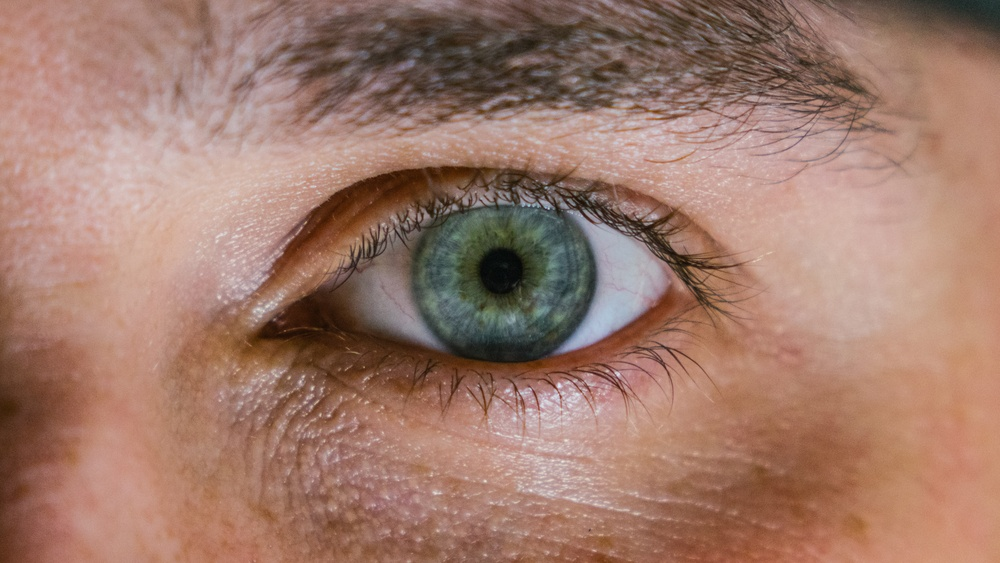
#> input picture images/colorful_eye1.jpg, 1000 x 563 px, shrunk from 4794 x 2697 before the run
$ jupyter execute sobel.ipynb   (shell and % lines are left out)
#> lines starting #> are read from the running program, lines starting #| are printed output that depends on the picture
# Lab N
### Morphology

Skimage morphology operators' documentation:
https://scikit-image.org/docs/dev/api/skimage.morphology.html

[cell 1]
import numpy as np
import skimage.io as io
import matplotlib.pyplot as plt
from skimage.color import rgb2gray
from skimage.morphology import binary_erosion, binary_dilation, binary_closing,skeletonize, thin
from skimage.measure import find_contours
from skimage.draw import rectangle
from skimage.filters import threshold_local
from scipy import fftpack
from scipy.signal import convolve2d
# Show the figures / plots inside the notebook

[cell 2]
def show_images(images,titles=None):
    #This function is used to show image(s) with titles by sending an array of images and an array of associated titles.
    # images[0] will be drawn with the title titles[0] if exists
    # You aren't required to understand this function, use it as-is.
    n_ims = len(images)
    if titles is None: titles = ['(%d)' % i for i in range(1,n_ims + 1)]
    fig = plt.figure()
    n = 1
    for image,title in zip(images,titles):
        a = fig.add_subplot(1,n_ims,n)
        if image.ndim == 2:
            plt.gray()
        plt.imshow(image)
        a.set_title(title)
        plt.axis('off')
        n += 1
    fig.set_size_inches(np.array(fig.get_size_inches()) * n_ims)
    plt.show()

[cell 3]
# This function applies a filter to an image in the frequency domain
# and plots multiple images describing the process
def apply_filter_in_freq(img, f):
    img_in_freq = fftpack.fft2(img)

    # we supply the img shape here to make both the filter and img have the same shape to be able to multiply
    filter_in_freq = fftpack.fft2(f, img.shape)
    filtered_img_in_freq = np.multiply(img_in_freq, filter_in_freq)
    filtered_img = fftpack.ifft2(filtered_img_in_freq)


    show_images([img,
                fftpack.fftshift(np.log(np.abs(img_in_freq)+1)), # log for better intensity scale,
                                                                 # shift to make zero freq at center
                fftpack.fftshift(np.log(np.abs(filter_in_freq)+1)),
                fftpack.fftshift(np.log(np.abs(filtered_img_in_freq)+1)),
                np.abs(filtered_img)
             ], ['Image', 'Image in Freq. Domain', 'Filter in Freq. Domain', 'Filtered Image in Freq. Domain', 'Filtered Image'])
    return  filtered_img

[cell 4]
img = io.imread('images/colorful_eye1.jpg')
#> img is the input picture: shape (563, 1000, 3); mean R, G, B 159.2, 122.3, 107.7
io.imshow(img)
io.show()
gray_img =rgb2gray(img)
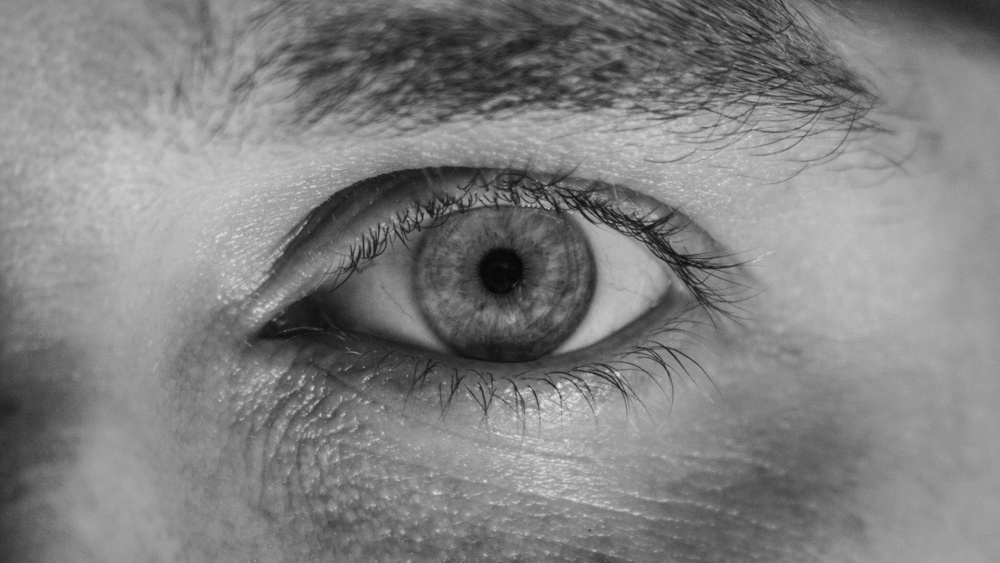
#> gray_img: shape (563, 1000) float64; min 0.0177, max 0.948, mean 0.506
# io.imshow(gray_img)
# io.show()

hy = np.array([
    [-1,-2,-1],
    [0,0,0],
    [1,2,1]
])

hx= np.array([
    [1,0,-1],
    [2,0,-2],
    [1,0,-1]
])
f=np.array([
    [1,2,1],
    [2,4,2],
    [1,2,1]
])

filtered_img=apply_filter_in_freq(gray_img, f)
#> in show_images, `n_ims = len(images)`: n_ims = 5
#> the loop in show_images, `for image,title in zip(images,titles):` made 5 passes
#> title on passes 1 to 5: 'Image', 'Image in Freq. Domain', 'Filter in Freq. Domain', 'Filtered Image in Freq. Domain', 'Filtered Image'
#> after the loop in show_images, `for image,title in zip(images,titles):`: n = 6
#> in show_images, `plt.show()`:
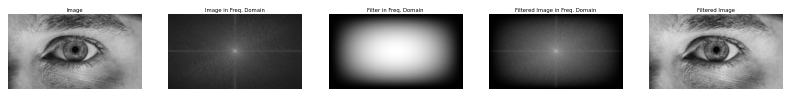
#> figure drawn by matplotlib, 5 panels


# show_images([filtered_img.astype(np.uint8)])


img_x = convolve2d( gray_img, hx)
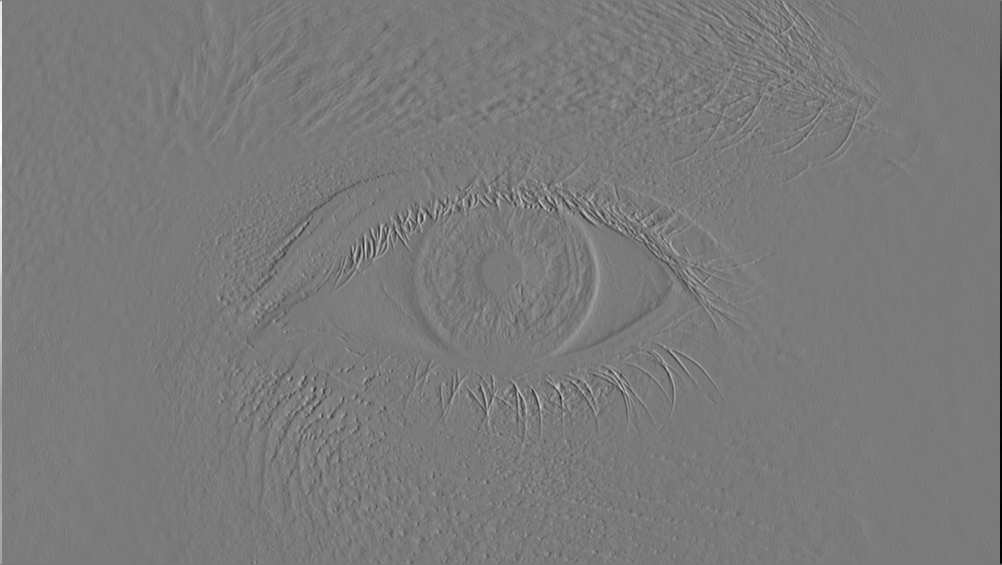
#> img_x: shape (565, 1002) float64; min -2.5, max 2.69, mean -1.88e-19; drawn with min black and max white
img_y = convolve2d(gray_img, hy)
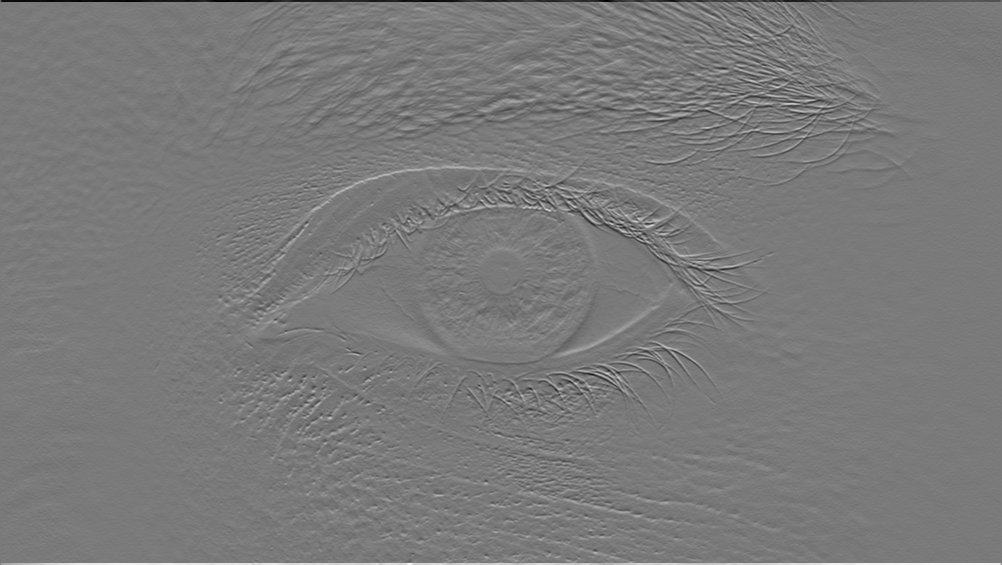
#> img_y: shape (565, 1002) float64; min -2.4, max 2.6, mean -2.41e-18; drawn with min black and max white

# [4 lines of commented-out code are left out]
gradient_magnitude = np.sqrt(np.square(img_x) + np.square(img_y))
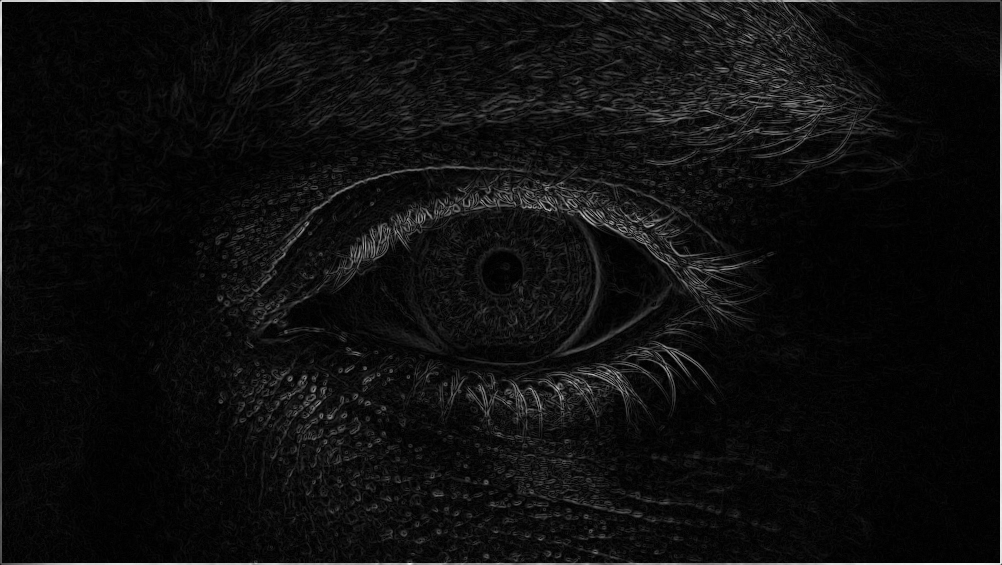
#> gradient_magnitude: shape (565, 1002) float64; min 0, max 2.69, mean 0.161; drawn with min black and max white

gradient_magnitude *= 255.0 / gradient_magnitude.max()
# io.imshow(gradient_magnitude)
# io.show()

show_images([img_x,img_y,gradient_magnitude],["hx","hy","Gradient magnitude"])
#> the loop in show_images (call 2), `for image,title in zip(images,titles):` made 3 passes

$ run again, with images/brown_eye.jpg copied over images/colorful_eye1.jpg
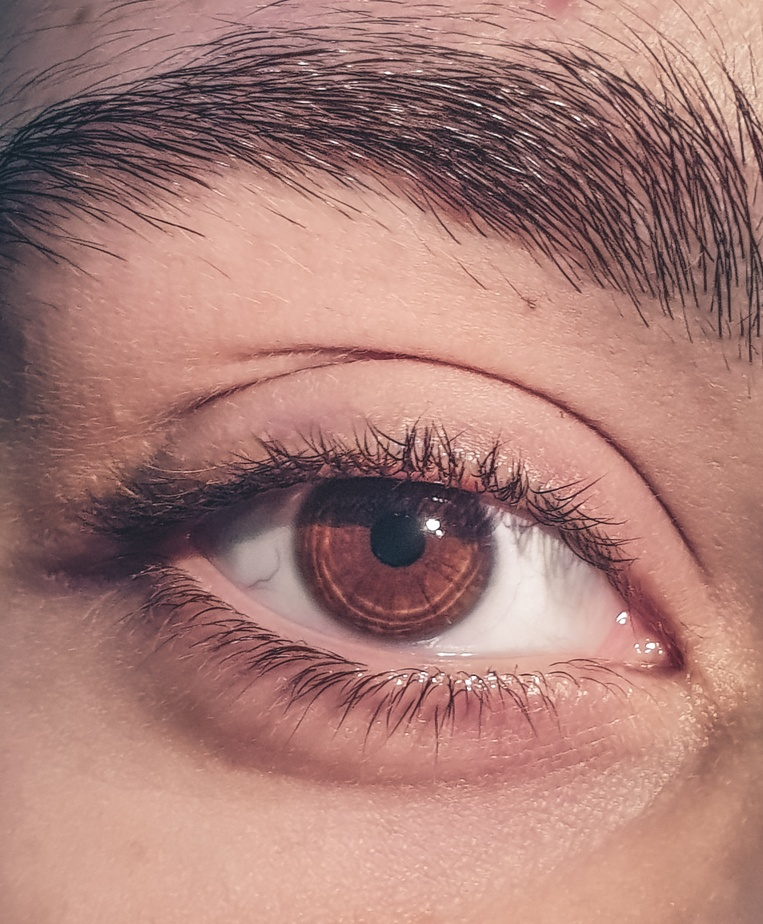
#> input picture images/brown_eye.jpg, 763 x 924 px, shrunk from 2247 x 2721 before the run
#> img is the input picture: shape (924, 763, 3); mean R, G, B 167.8, 125.1, 118.6
#> `gray_img =rgb2gray(img)`:
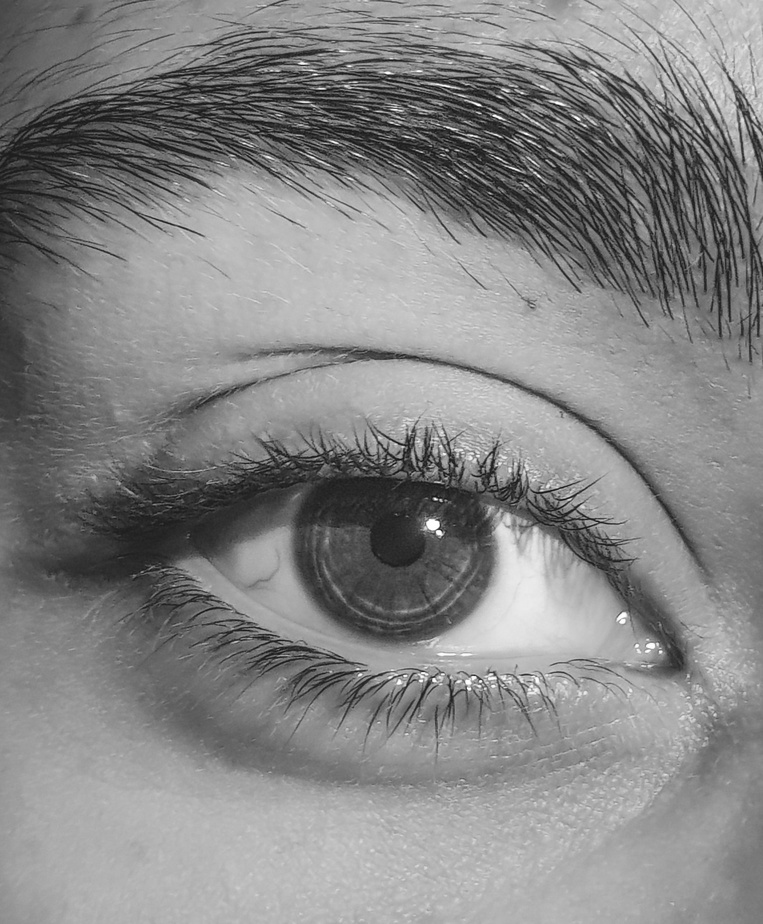
#> gray_img: shape (924, 763) float64; min 0.047, max 1, mean 0.524
#> n_ims = 5
#> the loop in show_images, `for image,title in zip(images,titles):` made 5 passes
#> title on passes 1 to 5: 'Image', 'Image in Freq. Domain', 'Filter in Freq. Domain', 'Filtered Image in Freq. Domain', 'Filtered Image'
#> after the loop in show_images, `for image,title in zip(images,titles):`: n = 6
#> `gradient_magnitude = np.sqrt(np.square(img_x) + np.square(img_y))`:
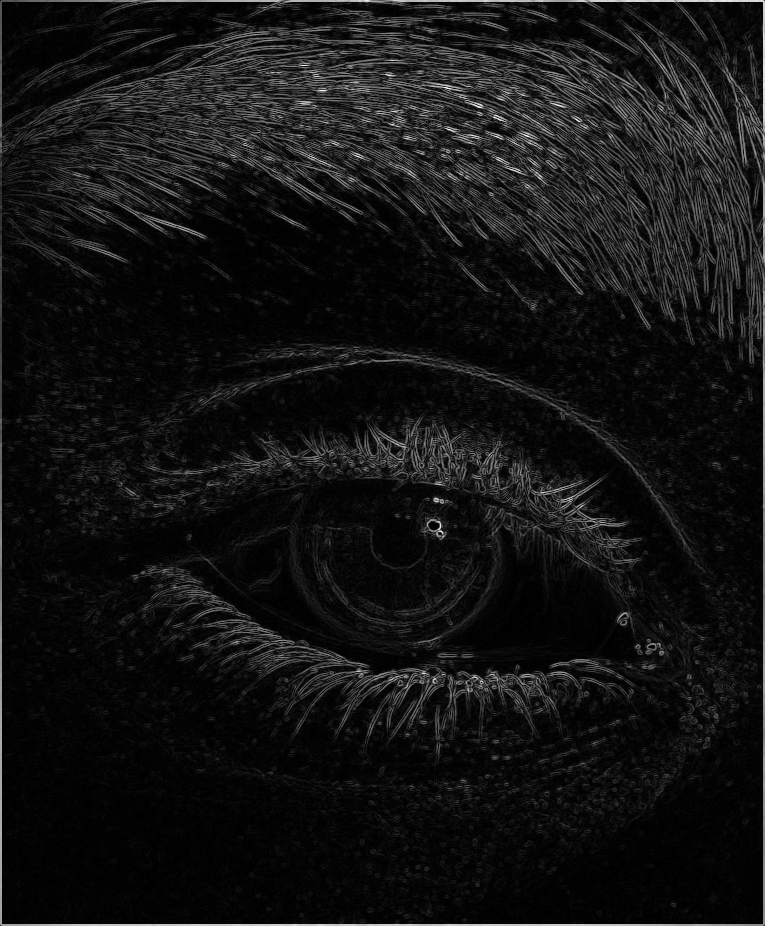
#> gradient_magnitude: shape (926, 765) float64; min 0, max 3.57, mean 0.277; drawn with min black and max white
#> the loop in show_images (call 2), `for image,title in zip(images,titles):` made 3 passes

$ run again, with images/aeval1.bmp saved as images/colorful_eye1.jpg
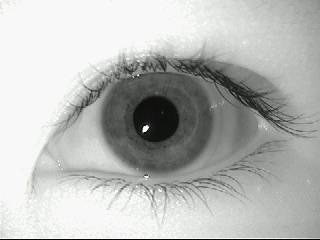
#> input picture images/aeval1.bmp, 320 x 240 px
#> img is the input picture: shape (240, 320, 3); mean R, G, B 184, 185.4, 182.9
#> n_ims = 5
#> the loop in show_images, `for image,title in zip(images,titles):` made 5 passes
#> title on passes 1 to 5: 'Image', 'Image in Freq. Domain', 'Filter in Freq. Domain', 'Filtered Image in Freq. Domain', 'Filtered Image'
#> after the loop in show_images, `for image,title in zip(images,titles):`: n = 6
#> `img_y = convolve2d(gray_img, hy)`:
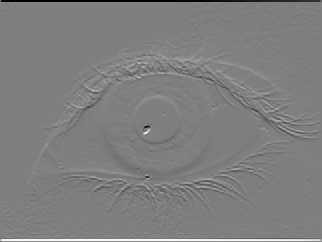
#> img_y: shape (242, 322) float64; min -3.91, max 3.93, mean 2.33e-17; drawn with min black and max white
#> `gradient_magnitude = np.sqrt(np.square(img_x) + np.square(img_y))`:
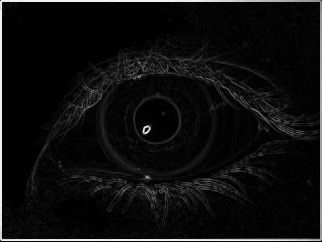
#> gradient_magnitude: shape (242, 322) float64; min 0, max 4.11, mean 0.231; drawn with min black and max white
#> the loop in show_images (call 2), `for image,title in zip(images,titles):` made 3 passes
